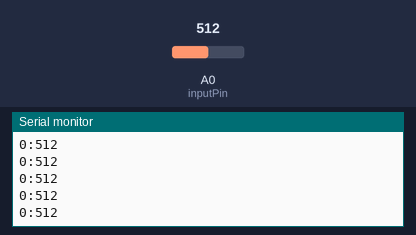
Recording of a sketch running on a simulated Arduino Uno, built with avr-gcc and run on an emulated ATmega328P. Shown: the last lines printed to the serial monitor. The inputs (shaded band) are chosen by the test bench; at power-on: A0 (inputPin) = 512.

Above: at 1.2 s.
1.3 s: A0 (inputPin) set to 716
At 1.56 s:
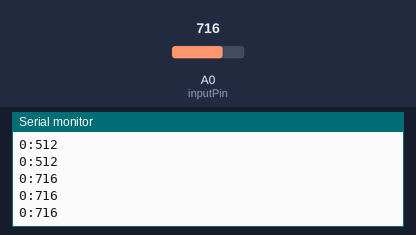
2.8 s: A0 (inputPin) set to 900
At 2.96 s:
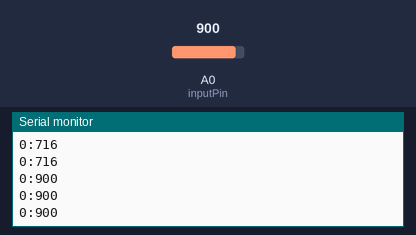
Timing chart, 0 to 5.8 s (numbered marks = the images above; inputs shaded):
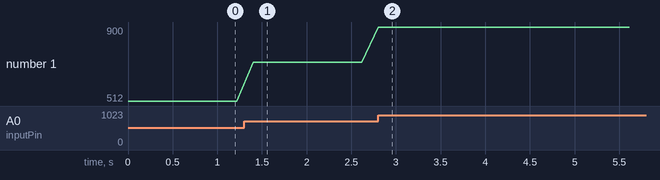

Measured:
- after the input at 1.3 s, the serial monitor: prints a new line after 0.10 s (image 1)
- after the input at 2.8 s, the serial monitor: prints a new line at once (image 2)
- plotted number 1: 512 → 716 after the input at 1.3 s, 716 → 900 after the input at 2.8 s

The sketch:

InputButtons.ino
```cpp
#include "button.h"

Button* b;

void setup(void) {
  Serial.begin(9600);
  b = new Button(0);
}

void loop(void) {
  b->tick(millis());
}
```

button.cpp
```cpp
#include "button.h"
#include "Arduino.h"

Button::Button(int pin){
  inputPin = pin;
}

void Button::send(){
  Serial.print(inputPin);
  Serial.print(":");
  Serial.println(fsrReading);
}

void Button::tick(int m){
  if(m % tickRate == 0){
    readPin();
  }
}

void Button::readPin(){
 fsrReading = analogRead(inputPin);
 handleValue();
}

void Button::handleValue(){
  send();
}
```

button.h
```cpp
#pragma once

class Button {

public:
  Button(int pin);
  void tick(int milliseconds);
  void send();
  void readPin();
  void handleValue();

private:

  int inputPin = 0;
  int fsrReading;
  int tickRate = 200;
};
```
